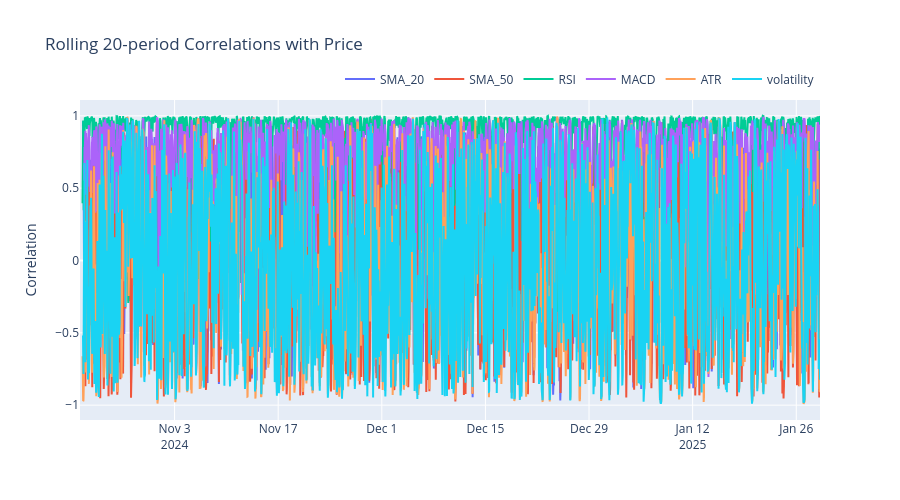

Notebook cell for this chart:
### Markdown cell above
## 8. Correlation Analysis

### Code cell
# Add volatility to indicators dataframe
df_indicators['volatility'] = df_indicators['close'].pct_change().rolling(window=20).std() * np.sqrt(365 * 24 * 4)  # Annualized

# Calculate correlations between technical indicators
correlation_columns = ['close', 'SMA_20', 'SMA_50', 'RSI', 'MACD', 'ATR', 'volatility']
correlation_matrix = df_indicators[correlation_columns].corr()

# Plot correlation heatmap
plt.figure(figsize=(10, 8))
sns.heatmap(correlation_matrix, annot=True, cmap='coolwarm', center=0, fmt='.2f')
plt.title('Correlation Matrix of Technical Indicators')
plt.xticks(rotation=45)
plt.yticks(rotation=0)
plt.tight_layout()
plt.show()

# Plot rolling correlations
def plot_rolling_correlations(df, base_column='close', window=20):
    correlations = pd.DataFrame()
    for col in correlation_columns:
        if col != base_column:
            correlations[col] = df[base_column].rolling(window).corr(df[col])
    
    fig = go.Figure()
    
    for col in correlations.columns:
        fig.add_trace(go.Scatter(x=correlations.index,
                                y=correlations[col],
                                name=col))
    
    fig.update_layout(title=f'Rolling {window}-period Correlations with Price',
                      yaxis_title='Correlation',
                      height=500,
                      showlegend=True,
                      legend=dict(orientation='h', yanchor='bottom', y=1.02, xanchor='right', x=1))
    
    fig.show()

plot_rolling_correlations(df_indicators)

# Print strongest correlations
print("\nStrongest Correlations:")
correlations = []
for i in range(len(correlation_columns)):
    for j in range(i+1, len(correlation_columns)):
        corr = correlation_matrix.iloc[i,j]
        correlations.append({
            'Pair': f'{correlation_columns[i]} vs {correlation_columns[j]}',
            'Correlation': corr
        })

corr_df = pd.DataFrame(correlations)
corr_df = corr_df.sort_values('Correlation', key=abs, ascending=False)
display(corr_df.head())

### Figure 1 — Plotly figure (JSON) as saved in the notebook; plotly's stock layout.template omitted (floating-point values rounded to 4 significant figures; data arrays with more than 128 entries replaced by an {"elided": "..."} marker saying what was removed)
{"data": [{"name": "SMA_20", "type": "scatter", "x": {"elided": "9600 str values"}, "y": {"elided": "9600 float values"}}, {"name": "SMA_50", "type": "scatter", "x": {"elided": "9600 str values"}, "y": {"elided": "9600 float values"}}, {"name": "RSI", "type": "scatter", "x": {"elided": "9600 str values"}, "y": {"elided": "9600 float values"}}, {"name": "MACD", "type": "scatter", "x": {"elided": "9600 str values"}, "y": {"elided": "9600 float values"}}, {"name": "ATR", "type": "scatter", "x": {"elided": "9600 str values"}, "y": {"elided": "9600 float values"}}, {"name": "volatility", "type": "scatter", "x": {"elided": "9600 str values"}, "y": {"elided": "9600 float values"}}], "layout": {"height": 500, "legend": {"orientation": "h", "x": 1, "xanchor": "right", "y": 1.02, "yanchor": "bottom"}, "showlegend": true, "title": {"text": "Rolling 20-period Correlations with Price"}, "yaxis": {"title": {"text": "Correlation"}}}}
